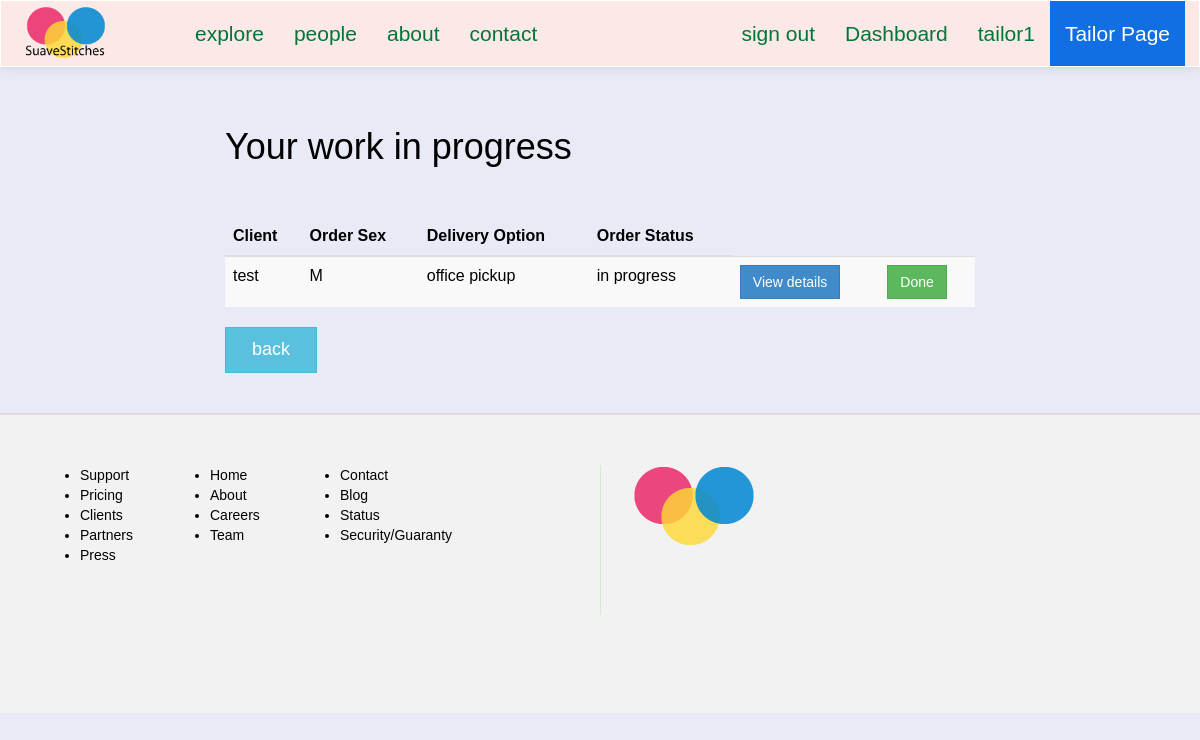
The page /suave/tailor/view/workinprogress/ (signed in) on the database as committed earlier.
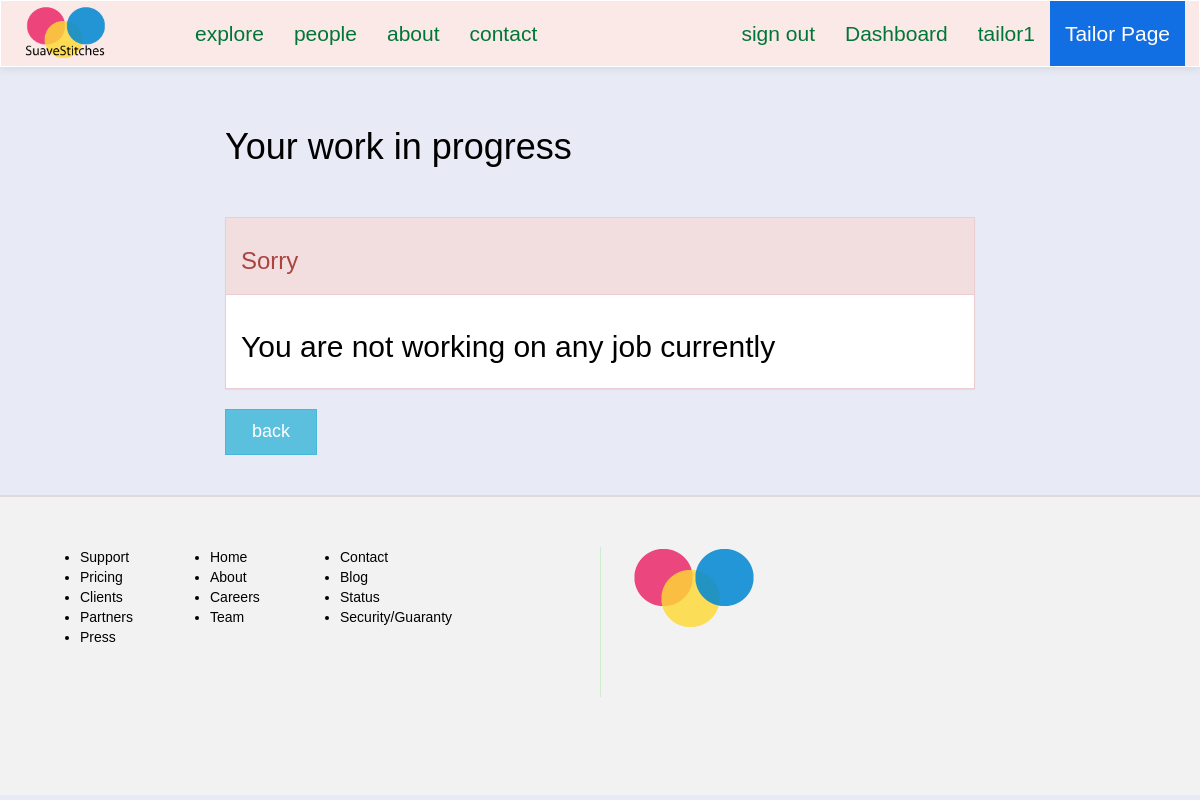
The same page on the database as committed later.
### suave/models.py (models this page shows)
class Order(models.Model):
	client = models.ForeignKey(Client, null=True)
	sizetable = models.ForeignKey(SizeTable, null=True)
	tailor = models.ForeignKey(Tailor, null=True)
	fabric = models.CharField(max_length=50, null=True)
	style = models.CharField(max_length=100, null=True)
	main_order_id = models.CharField(max_length=15, null=True)
	details = models.CharField(max_length=250, null=True) #*
	delivery_option = models.CharField(max_length=100, null=True)
	service_option = models.CharField(max_length=100, null=True)
	sex = models.CharField(max_length=2, default=' ')
	status = models.CharField(max_length=20, default='OPEN') #*
	cost = models.IntegerField(default=0000) # final cost of order
	date = models.DateField(auto_now_add=True)

class Client(models.Model):
	FEMALE = 'F'
	MALE = 'M'
	SEX_CHOICE = (
		(FEMALE, 'F'),
		(MALE, 'M'),
	)
	user = models.OneToOneField(User)
	address = models.CharField(max_length=200, null=True)
	preference = models.CharField(max_length=40)
	sex = models.CharField(max_length=2, choices=SEX_CHOICE, default=" ")
	def __str__(self):
		return self.user.username

### suave/views.py (the view)
@login_required
def tailorWorkInProgress(request):
	context = {}
	context['tailorPage'] = True
	tailor_obj = Tailor.objects.get(user=request.user)
	context['work'] = Order.objects.filter(tailor=tailor_obj, status='IN PROGRESS')
	return render(request, 'i/tailor/work.html', context)

### suave/templates/i/tailor/work.html (shortened to what this page needs)
{% extends "i/layout/base.html" %}
{% block main_section %}
<div class="col-lg-8 col-lg-offset-2"><br><br>
	<h1>Your work in progress</h1>
	<br><br>
	{% if work %}
	<table class="table table-striped table-hover">
		<thead>
			<tr>
				<th>Client</th>
				<th>Order Sex</th>
				<th>Delivery Option</th>
				<th>Order Status</th>
			</tr>
		</thead>
		<tbody>
			{% for order in work %}
			<tr>
				<td>{{ order.client }}</td>
				<td>{{ order.sex }}</td>
				<td>{{ order.delivery_option|lower }}</td>
				<td>{{ order.status|lower }}</td>
				<td>
					<a href="{% url 'suave:tailorOrderDetails' order.main_order_id %}" class="btn btn-primary">View details</a>
				</td>
				<td>
					<a href="" class="btn btn-success">Done</a>
				</td>
			</tr>
			{% endfor %}
		</tbody>
	</table>
	{% else %}
		<div class="panel panel-danger">
			<div class="panel-heading"><h3>Sorry</h3></div>
			<div class="panel-body">
				<h2>You are not working on any job currently</h2>
			</div>
		</div>
	{% endif %}
	<div class="dashboard-button-panel">
		<a href="{% url 'suave:tailorDashboard' %}" class="btn btn-info btn-lg">&nbsp; back &nbsp;</a>
	</div>
	<br><br>
</div>
{% endblock %}

Rows that differ between the two databases and show on the page:
removed Order: client "test", sex "M", delivery_option "office pickup", status "in progress"
Other text that changed with them:
text no longer shown: "Client Order Sex Delivery Option Order Status"
text now shown: "Sorry You are not working on any job currently"
